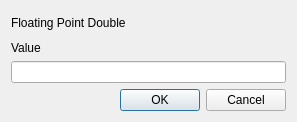
<?xml version="1.0" encoding="UTF-8"?>
<ui version="4.0">
 <class>FDInsertDialog</class>
 <widget class="QDialog" name="FDInsertDialog">
  <property name="geometry">
   <rect>
    <x>0</x>
    <y>0</y>
    <width>297</width>
    <height>122</height>
   </rect>
  </property>
  <property name="windowTitle">
   <string>FDInsertDialog</string>
  </property>
  <layout class="QVBoxLayout" name="verticalLayout_3">
   <item>
    <layout class="QVBoxLayout" name="verticalLayout_2">
     <item>
      <widget class="QLabel" name="labelDescription">
       <property name="text">
        <string>Floating Point Double</string>
       </property>
      </widget>
     </item>
     <item>
      <layout class="QVBoxLayout" name="verticalLayout">
       <item>
        <widget class="QLabel" name="labelValue">
         <property name="text">
          <string>Value</string>
         </property>
        </widget>
       </item>
       <item>
        <widget class="QLineEdit" name="lineEditValue"/>
       </item>
      </layout>
     </item>
     <item>
      <layout class="QHBoxLayout" name="horizontalLayout">
       <item>
        <spacer name="horizontalSpacer">
         <property name="orientation">
          <enum>Qt::Horizontal</enum>
         </property>
         <property name="sizeHint" stdset="0">
          <size>
           <width>40</width>
           <height>20</height>
          </size>
         </property>
        </spacer>
       </item>
       <item>
        <widget class="QPushButton" name="pushButtonOK">
         <property name="text">
          <string>OK</string>
         </property>
        </widget>
       </item>
       <item>
        <widget class="QPushButton" name="pushButtonCancel">
         <property name="text">
          <string>Cancel</string>
         </property>
        </widget>
       </item>
      </layout>
     </item>
    </layout>
   </item>
  </layout>
 </widget>
 <layoutdefault spacing="6" margin="11"/>
 <resources/>
 <connections>
  <connection>
   <sender>pushButtonCancel</sender>
   <signal>clicked()</signal>
   <receiver>FDInsertDialog</receiver>
   <slot>reject()</slot>
   <hints>
    <hint type="sourcelabel">
     <x>244</x>
     <y>97</y>
    </hint>
    <hint type="destinationlabel">
     <x>297</x>
     <y>226</y>
    </hint>
   </hints>
  </connection>
  <connection>
   <sender>pushButtonOK</sender>
   <signal>clicked()</signal>
   <receiver>FDInsertDialog</receiver>
   <slot>onOKPressed()</slot>
   <hints>
    <hint type="sourcelabel">
     <x>188</x>
     <y>101</y>
    </hint>
    <hint type="destinationlabel">
     <x>217</x>
     <y>204</y>
    </hint>
   </hints>
  </connection>
 </connections>
 <slots>
  <slot>onOKPressed()</slot>
 </slots>
</ui>
